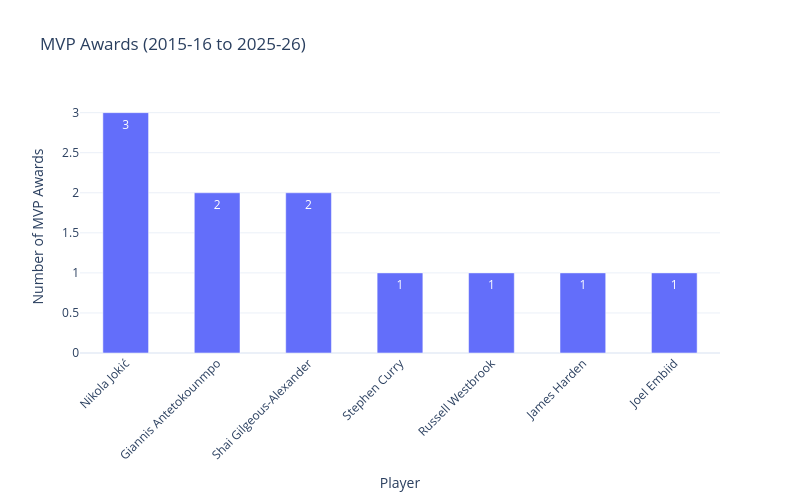

The cell this chart's notebook holds for it:
### Code cell
fig = px.bar(
    top,
    x="player",
    y="mvps",
    text="mvps",
    title="MVP Awards (2015-16 to 2025-26)",
    width=800,
    height=500
)

fig.update_traces(width=0.5)

fig.update_layout(
    xaxis=dict(tickangle=-45),
    xaxis_title="Player",
    yaxis_title="Number of MVP Awards"
)

fig.show()

### Figure 1 — Plotly figure (JSON) as saved in the notebook; plotly's stock layout.template omitted (floating-point values rounded to 4 significant figures)
{"data": [{"alignmentgroup": "True", "hovertemplate": "player=%{x}<br>mvps=%{text}<extra></extra>", "legendgroup": "", "marker": {"color": "#636efa", "pattern": {"shape": ""}}, "name": "", "offsetgroup": "", "orientation": "v", "showlegend": false, "text": [3, 2, 2, 1, 1, 1, 1], "textposition": "auto", "type": "bar", "width": 0.5, "x": ["Nikola Jokić", "Giannis Antetokounmpo", "Shai Gilgeous-Alexander", "Stephen Curry", "Russell Westbrook", "James Harden", "Joel Embiid"], "xaxis": "x", "y": [3, 2, 2, 1, 1, 1, 1], "yaxis": "y"}], "layout": {"barmode": "relative", "height": 500, "legend": {"tracegroupgap": 0}, "title": {"text": "MVP Awards (2015-16 to 2025-26)"}, "width": 800, "xaxis": {"anchor": "y", "domain": [0, 1], "tickangle": -45, "title": {"text": "Player"}}, "yaxis": {"anchor": "x", "domain": [0, 1], "title": {"text": "Number of MVP Awards"}}}}
